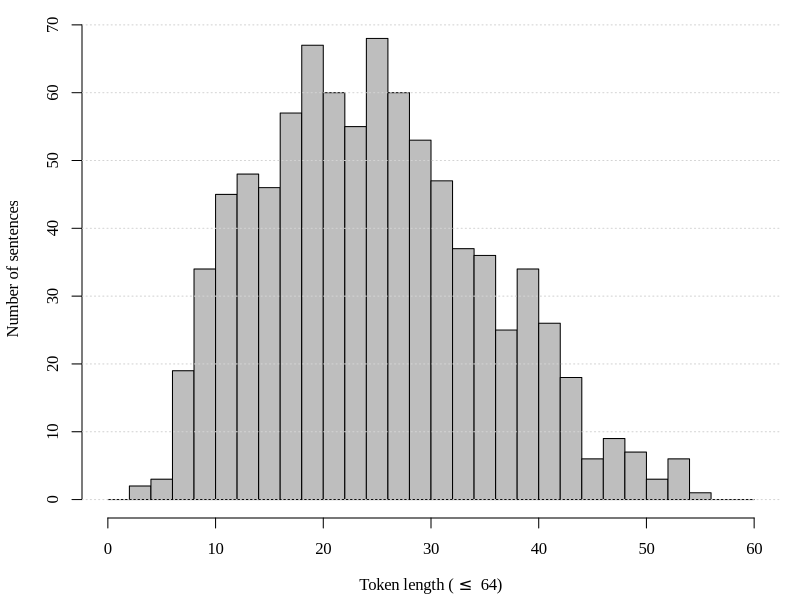

The R source for this figure:
# 데이터 읽기
lengths <- scan("sst2_token_lengths.txt", what = integer(), quiet = TRUE)

# PDF 출력 시작
cairo_pdf("sst2_token_histogram.pdf", family = "Times New Roman", width = 6, height = 4)

par(mar = c(4.1, 4.1, 1, 1), family = "Times New Roman")  # 아래, 왼쪽 넓게 / 위, 오른쪽 좁게


# 히스토그램 그리기
hist(
    lengths,
    breaks = seq(0, max(lengths) + 5, by = 2), # 2 단위 구간
    col = "gray",
    border = "black",
    main = NULL,
    xlab = expression("Token length ("<=" 64)"),
    ylab = "Number of sentences",
    family = "Times New Roman"
)

grid(nx = NA, ny = NULL, col = "lightgray", lty = "dotted")

# PDF 장치 닫기
dev.off()

cat("PDF 파일 저장 완료: sst2_token_histogram.pdf\n")
